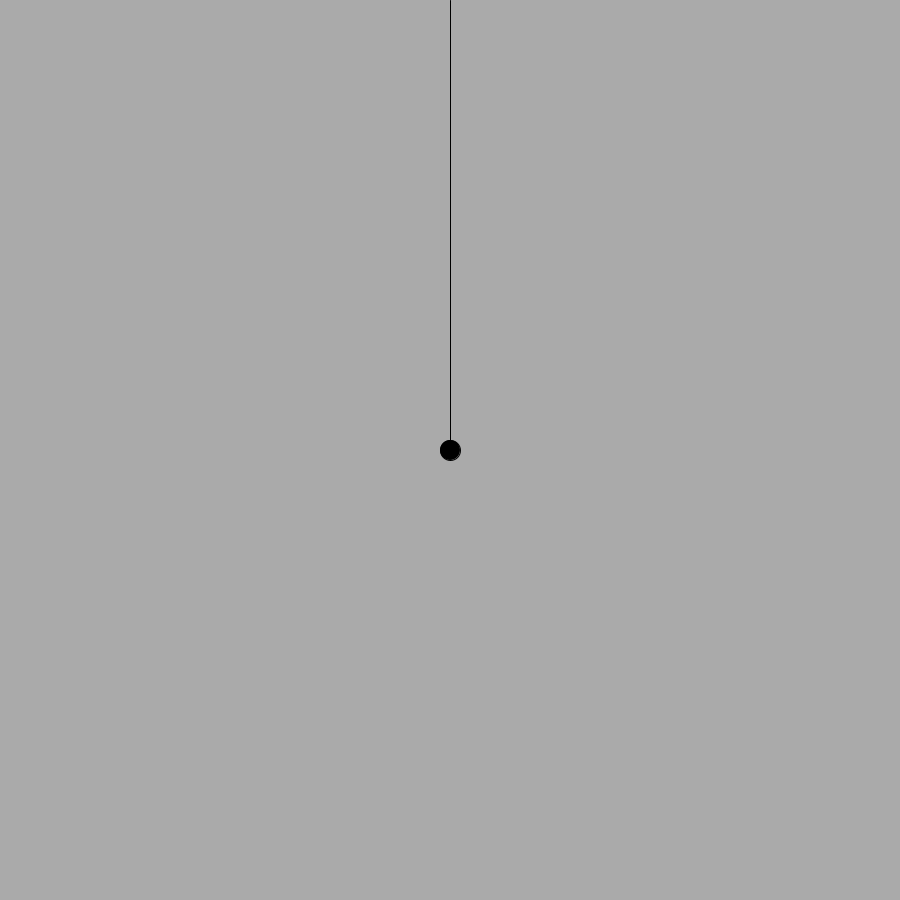
Frame 1 (no input)
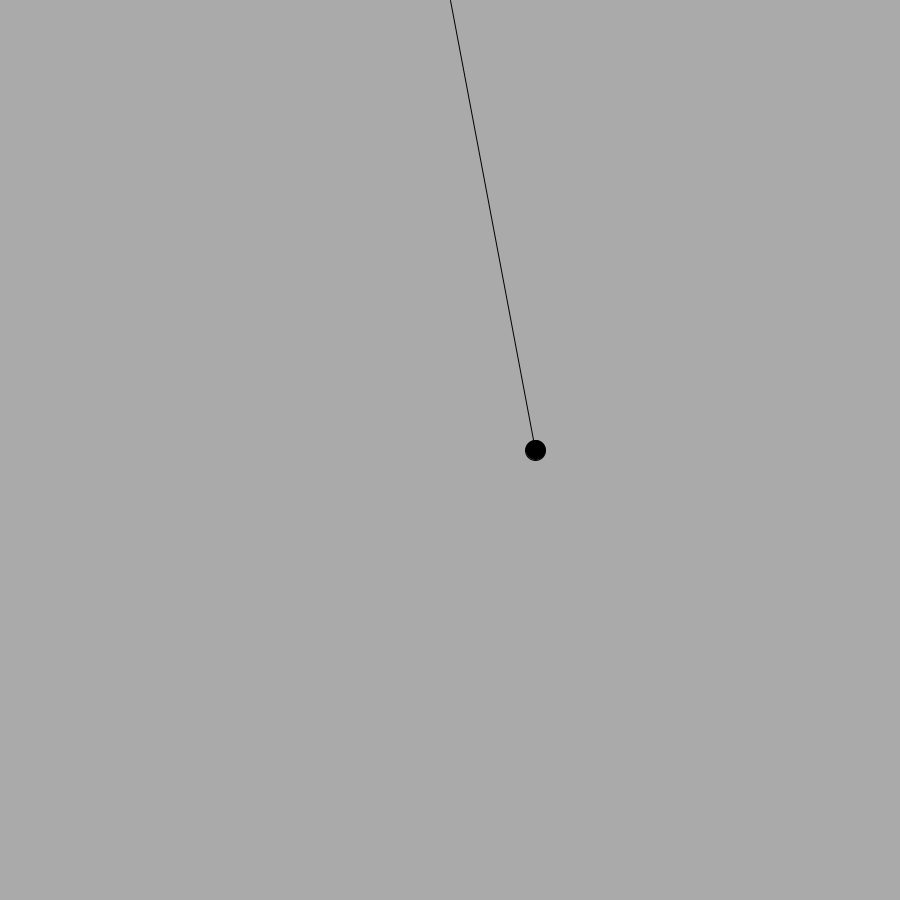
Frame 60 (the mouse pressed at the canvas centre just before this capture)
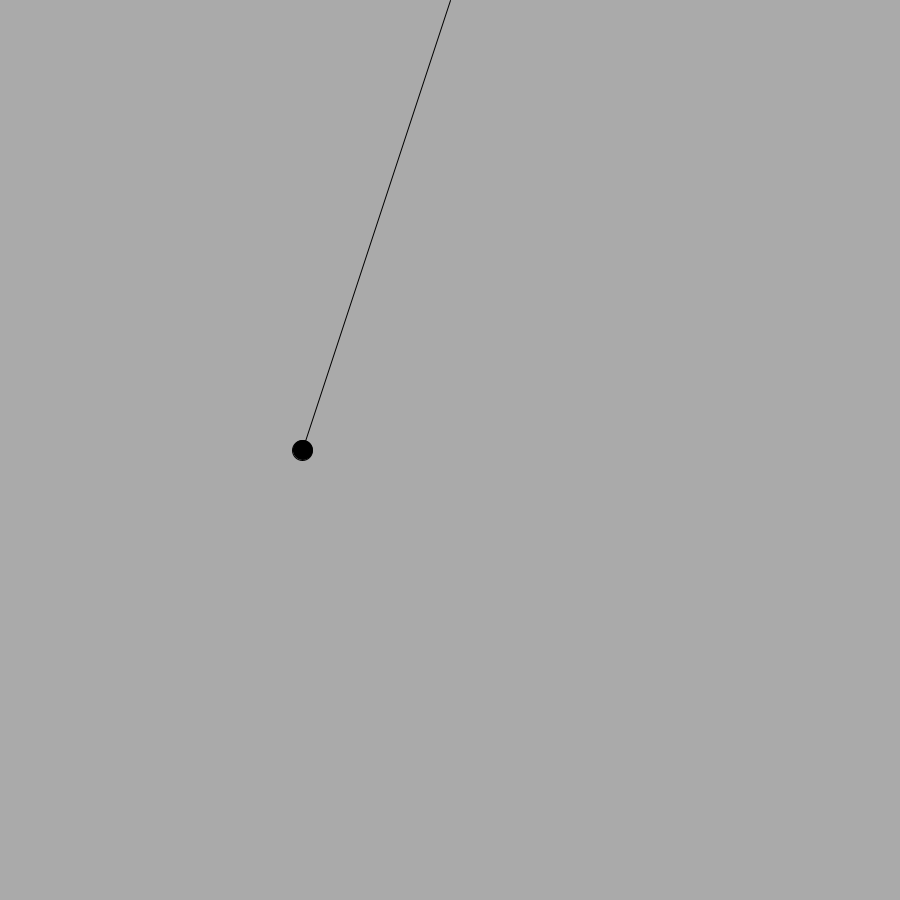
Frame 120 (the mouse held since frame 60 and released just before this capture)

The Processing sketch that drew these frames (run headless with seeded random() and noise(); from frame 60 on, the mouse is pressed at the canvas centre):

// Processing sketch: Lab7_6
// ── Lab7_6.pde
float r = 10;
float theta = 0;

void setup() {
  size(900, 900);
}

void draw() {
  background(170);
  float x = (sin(theta)+1) * width / 2;
  print(sin(theta));
  theta += 0.05;
  
  fill(0);
  line(width / 2, 0, x, height / 2);
  ellipse(x, height/2, 20, 20);
}
